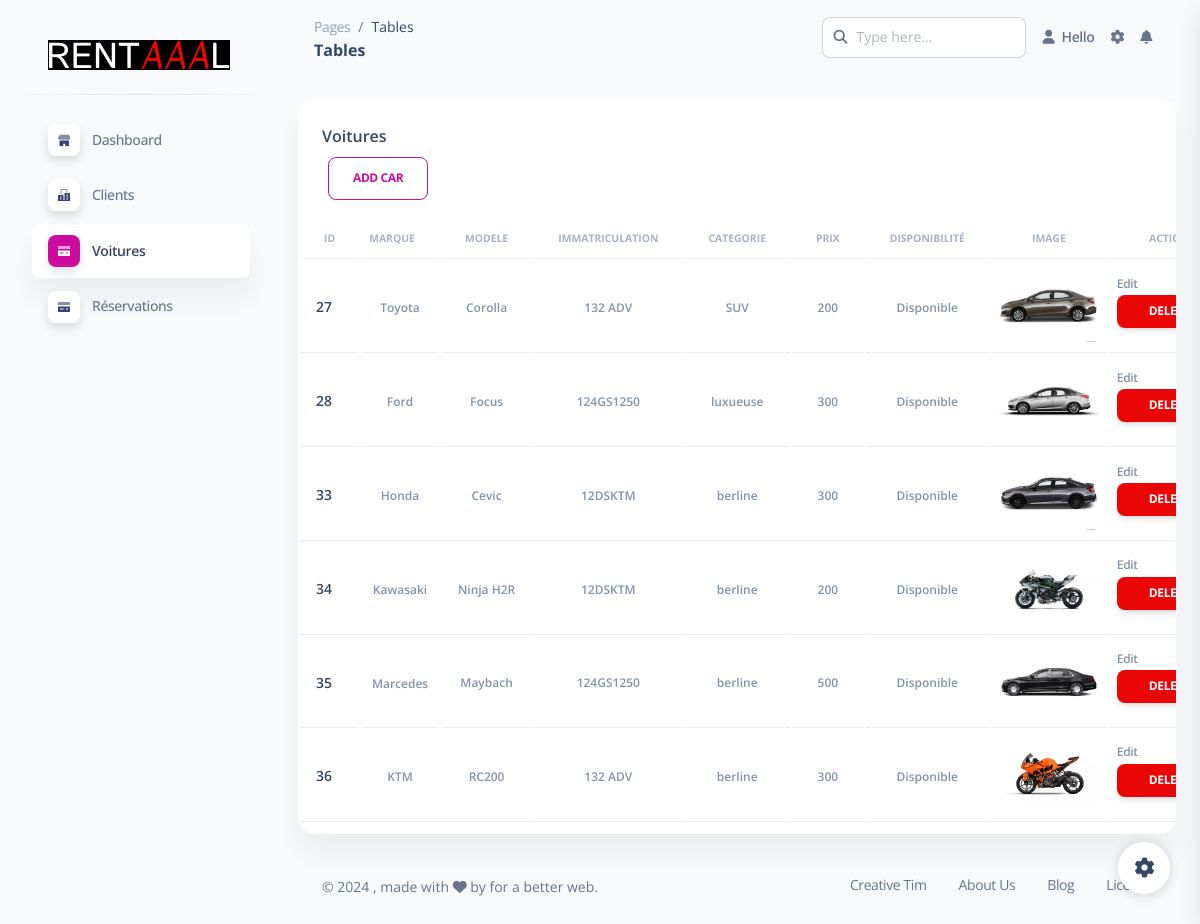
The page /dashboard/voitures on the database its author committed.
### tables this page shows
CREATE TABLE voiture (
                id_voiture INTEGER PRIMARY KEY AUTOINCREMENT,
                marque TEXT NOT NULL,
                modele TEXT NOT NULL,
                immatriculation TEXT NOT NULL,
                categorie TEXT NOT NULL,
                prix TEXT NOT NULL,
                disponibilite TEXT NOT NULL,
                image_url TEXT);

### app.py (the view)
@app.route("/dashboard/voitures")
def all_cars_table_formanager():
    cars = fetch_cars_from_database()
    return render_template("/manager/voituresmana.html", cars=cars)

### app.py (called while the page is built)
def fetch_cars_from_database():
    conn = sql.connect("loc.db")
    cursor = conn.cursor()
    cursor.execute("SELECT * FROM voiture")
    cars = cursor.fetchall()
    conn.close()
    return cars

### templates/manager/voituresmana.html (shortened to what this page needs)
<!DOCTYPE html>
<html lang="en">
  <head>
    <link href="/static/css/nucleo-icons.css" rel="stylesheet" />
    <link href="/static/css/nucleo-svg.css" rel="stylesheet" />
    <link href="/static/css/nucleo-svg.css" rel="stylesheet" />
    <link
      id="pagestyle"
      href="/static/css/soft-ui-dashboard.css"
      rel="stylesheet"
    />
  </head>
  <body class="g-sidenav-show bg-gray-100">
    <aside
      class="sidenav navbar navbar-vertical navbar-expand-xs border-0 border-radius-xl my-3 fixed-start ms-3"
      id="sidenav-main"
    >
      <div class="sidenav-header">
        <a
          class="navbar-brand m-0"
          href=" https://demos.creative-tim.com/soft-ui-dashboard/pages/dashboard.html "
          target="_blank"
        >
          <img
            src="/static/images/RENTAAAL.png"
            style="background-color: black"
            class="navbar-brand-img h-100"
            alt="main_logo"
          />
        </a>
      </div>
      <hr class="horizontal dark mt-0" />
      <div class="collapse navbar-collapse w-auto" id="sidenav-collapse-main">
        <ul class="navbar-nav">
          <li class="nav-item">
            <a class="nav-link" href="{{ url_for ('dashboardManager')}}">
              <div
                class="icon icon-shape icon-sm shadow border-radius-md bg-white text-center me-2 d-flex align-items-center justify-content-center"
              >
              </div>
              <span class="nav-link-text ms-1">Dashboard</span>
            </a>
          </li>
          <li class="nav-item">
            <a class="nav-link" href="{{url_for ('display_clients_formanager')}}">
              <div
                class="icon icon-shape icon-sm shadow border-radius-md bg-white text-center me-2 d-flex align-items-center justify-content-center"
              >
              </div>
              <span class="nav-link-text ms-1">Clients</span>
            </a>
          </li>
          <li class="nav-item">
            <a class="nav-link active" href="{{url_for ('all_cars_table_formanager')}}">
              <div
                class="icon icon-shape icon-sm shadow border-radius-md bg-white text-center me-2 d-flex align-items-center justify-content-center"
              >
              </div>
              <span class="nav-link-text ms-1">Voitures</span>
            </a>
          </li>
          <li class="nav-item">
            <a class="nav-link" href="{{url_for ('view_reservations')}}">
              <div
                class="icon icon-shape icon-sm shadow border-radius-md bg-white text-center me-2 d-flex align-items-center justify-content-center"
              >
              </div>
              <span class="nav-link-text ms-1">Réservations</span>
            </a>
          </li>
        </ul>
      </div>
    </aside>
    <main
      class="main-content position-relative max-height-vh-100 h-100 border-radius-lg"
    >
      <nav
        class="navbar navbar-main navbar-expand-lg px-0 mx-4 shadow-none border-radius-xl"
        id="navbarBlur"
        navbar-scroll="true"
      >
        <div class="container-fluid py-1 px-3">
          <nav aria-label="breadcrumb">
            <ol
              class="breadcrumb bg-transparent mb-0 pb-0 pt-1 px-0 me-sm-6 me-5"
            >
              <li class="breadcrumb-item text-sm">
                <a class="opacity-5 text-dark" href="javascript:;">Pages</a>
              </li>
              <li
                class="breadcrumb-item text-sm text-dark active"
                aria-current="page"
              >
                Tables
              </li>
            </ol>
            <h6 class="font-weight-bolder mb-0">Tables</h6>
          </nav>
          <div
            class="collapse navbar-collapse mt-sm-0 mt-2 me-md-0 me-sm-4"
            id="navbar"
          >
            <div class="ms-md-auto pe-md-3 d-flex align-items-center">
              <div class="input-group">
                <span class="input-group-text text-body"
                  ><i class="fas fa-search" aria-hidden="true"></i
                ></span>
                <input
                  type="text"
                  class="form-control"
                  placeholder="Type here..."
                />
              </div>
            </div>
            <ul class="navbar-nav justify-content-end">
              <li class="nav-item d-flex align-items-center">
                <a
                  href="javascript:;"
                  class="nav-link text-body font-weight-bold px-0"
                >
                  <i class="fa fa-user me-sm-1"></i>
                  <span class="d-sm-inline d-none"> Hello {{username}}</span>
                </a>
              </li>
              <li class="nav-item px-3 d-flex align-items-center">
                <a href="javascript:;" class="nav-link text-body p-0">
                  <i
                    class="fa fa-cog fixed-plugin-button-nav cursor-pointer"
                  ></i>
                </a>
              </li>
              <li class="nav-item dropdown pe-2 d-flex align-items-center">
                <a
                  href="javascript:;"
                  class="nav-link text-body p-0"
                  id="dropdownMenuButton"
                  data-bs-toggle="dropdown"
                  aria-expanded="false"
                >
                  <i class="fa fa-bell cursor-pointer"></i>
                </a>
              </li>
            </ul>
          </div>
        </div>
      </nav>
      <div class="container-fluid py-4">
        <div class="row">
          <div class="col-12">
            <div class="card mb-4">
              <div class="card-header pb-0">
                <h6>Voitures</h6>
              </div>
              <div class="card-body px-0 pt-0 pb-2">
                <div class="table-responsive p-0">
                  <table
                    class="table align-items-center mb-0"
                    style="overflow-y: scroll"
                  >
                    <thead>
                      <tr>
                        <th
                          class="text-uppercase text-secondary text-xxs font-weight-bolder opacity-7"
                        >
                          Id
                        </th>
                        <th
                          class="text-uppercase text-secondary text-xxs font-weight-bolder opacity-7 ps-2"
                        >
                          Marque
                        </th>
                        <th
                          class="text-center text-uppercase text-secondary text-xxs font-weight-bolder opacity-7"
                        >
                          Modele
                        </th>
                        <th
                          class="text-center text-uppercase text-secondary text-xxs font-weight-bolder opacity-7"
                        >
                          Immatriculation
                        </th>
                        <th
                          class="text-center text-uppercase text-secondary text-xxs font-weight-bolder opacity-7"
                        >
                          Categorie
                        </th>
                        <th
                          class="text-center text-uppercase text-secondary text-xxs font-weight-bolder opacity-7"
                        >
                          Prix
                        </th>
                        <th
                          class="text-center text-uppercase text-secondary text-xxs font-weight-bolder opacity-7"
                        >
                          Disponibilité
                        </th>
                        <th
                          class="text-center text-uppercase text-secondary text-xxs font-weight-bolder opacity-7"
                        >
                          Image
                        </th>
                        <th
                          class="text-center text-uppercase text-secondary text-xxs font-weight-bolder opacity-7"
                        >
                          Action
                        </th>
                      </tr>
                    </thead>
                    <tbody>
                      {% for car in cars %}
                      <tr>
                        <td>
                          <div class="d-flex px-2 py-1">
                            <div
                              class="d-flex flex-column justify-content-center"
                            >
                              <h6 class="mb-0 text-sm">{{ car[0] }}</h6>
                            </div>
                          </div>
                        </td>
                        <td class="align-middle text-center text-sm">
                          <span class="text-secondary text-xs font-weight-bold">
                            {{ car[1] }}</span
                          >
                        </td>
                        <td class="align-middle text-center">
                          <span class="text-secondary text-xs font-weight-bold"
                            >{{ car[2] }}</span
                          >
                        </td>
                        <td class="align-middle text-center">
                          <span class="text-secondary text-xs font-weight-bold"
                            >{{ car[3] }}</span
                          >
                        </td>
                        <td class="align-middle text-center">
                          <span class="text-secondary text-xs font-weight-bold"
                            >{{ car[4] }}</span
                          >
                        </td>
                        <td class="align-middle text-center">
                          <span class="text-secondary text-xs font-weight-bold"
                            >{{ car[5] }}</span
                          >
                        </td>
                        <td class="align-middle text-center">
                          <span class="text-secondary text-xs font-weight-bold"
                            >{{ car[6] }}</span
                          >
                        </td>
                        <td class="align-middle text-center">
                          <img src="/{{ car[7] }}" style="width: 100px; object-fit: cover;" class="text-secondary text-xs font-weight-bold"
                          >
                        </td>
                        <td class="align-middle">
                          <a
                            href="javascript:;"
                            class="text-secondary font-weight-bold text-xs"
                            data-toggle="tooltip"
                            data-original-title="Edit user"
                          >
                            Edit
                          </a>
                          <form
                            action="{{ url_for('delete_car_manager', car_id=car[0]) }}"
                            method="post"
                          >
                            <button type="submit" class="btn btn-danger btn-sm">
                              Delete
                            </button>
                          </form>
                        </td>
                      </tr>
                      {% endfor %}
                      <tr>
                        <a
                          class="btn btn-outline-primary ml-4"
                          style="margin-left: 30px"
                          href="{{ url_for('add_car') }}"
                          >Add Car</a
                        >
                      </tr>
                    </tbody>
                  </table>
                </div>
              </div>
            </div>
          </div>
        </div>
        <footer class="footer pt-3">
          <div class="container-fluid">
            <div class="row align-items-center justify-content-lg-between">
              <div class="col-lg-6 mb-lg-0 mb-4">
                <div
                  class="copyright text-center text-sm text-muted text-lg-start"
                >
                  ©
                  , made with <i class="fa fa-heart"></i> by
                  for a better web.
                </div>
              </div>
              <div class="col-lg-6">
                <ul
                  class="nav nav-footer justify-content-center justify-content-lg-end"
                >
                  <li class="nav-item">
                    <a
                      href="https://www.creative-tim.com"
                      class="nav-link text-muted"
                      target="_blank"
                      >Creative Tim</a
                    >
                  </li>
                  <li class="nav-item">
                    <a
                      href="https://www.creative-tim.com/presentation"
                      class="nav-link text-muted"
                      target="_blank"
                      >About Us</a
                    >
                  </li>
                  <li class="nav-item">
                    <a
                      href="https://www.creative-tim.com/blog"
                      class="nav-link text-muted"
                      target="_blank"
                      >Blog</a
                    >
                  </li>
                  <li class="nav-item">
                    <a
                      href="https://www.creative-tim.com/license"
                      class="nav-link pe-0 text-muted"
                      target="_blank"
                      >License</a
                    >
                  </li>
                </ul>
              </div>
            </div>
          </div>
        </footer>
      </div>
    </main>
    <div class="fixed-plugin">
      <a class="fixed-plugin-button text-dark position-fixed px-3 py-2">
        <i class="fa fa-cog py-2"> </i>
      </a>
    </div>
  </body>
</html>

### static/css/nucleo-svg.css (style rules this page uses)
.icon { display: inline-block; color: #111111; height: 1em; width: 1em; }
.icon-sm { height: 0.8em; width: 0.8em; }
.icon { fill: currentColor; stroke: none; }

### rows shown on the page
voiture: id_voiture "27", marque "Toyota", modele "Corolla", immatriculation "132 ADV", categorie "SUV", prix "200", disponibilite "Disponible", image_url (picture)
voiture: id_voiture "28", marque "Ford", modele "Focus", immatriculation "124GS1250", categorie "luxueuse", prix "300", disponibilite "Disponible", image_url (picture)
voiture: id_voiture "33", marque "Honda", modele "Cevic", immatriculation "12DSKTM", categorie "berline", prix "300", disponibilite "Disponible", image_url (picture)
voiture: id_voiture "34", marque "Kawasaki", modele "Ninja H2R", immatriculation "12DSKTM", categorie "berline", prix "200", disponibilite "Disponible", image_url (picture)
voiture: id_voiture "35", marque "Marcedes", modele "Maybach", immatriculation "124GS1250", categorie "berline", prix "500", disponibilite "Disponible", image_url (picture)
voiture: id_voiture "36", marque "KTM", modele "RC200", immatriculation "132 ADV", categorie "berline", prix "300", disponibilite "Disponible", image_url (picture)
